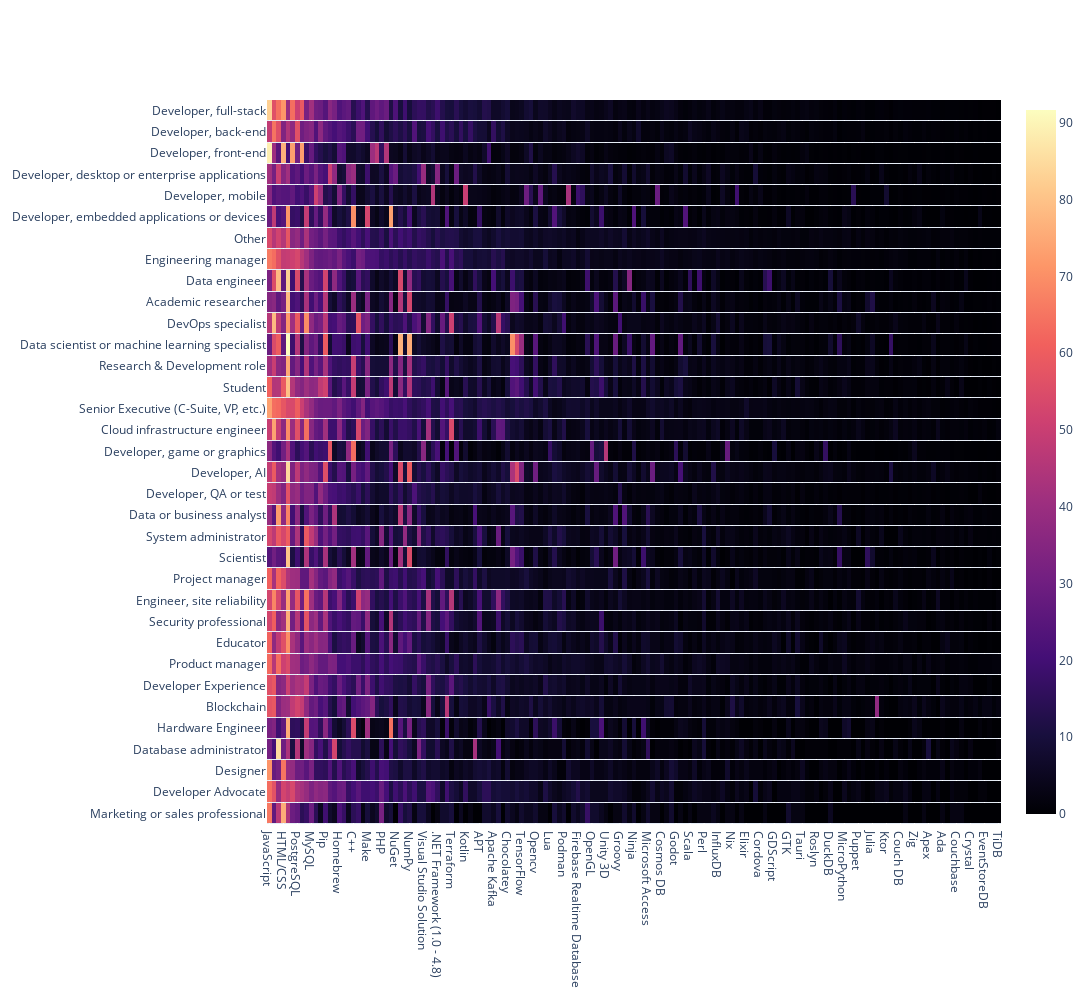

Write notebook code for a chart like this one.
### Code cell
fig = go.Figure(data=go.Heatmap(z=skills, x=skills.columns,y=skills.index, colorscale='magma', ygap=1))
fig.update_layout(width=2500, height=1000)
fig.show()
fig.write_html(os.path.join(FIG_DIR, 'heatmap.html'))

### Figure 1 — Plotly figure (JSON) as saved in the notebook; plotly's stock layout.template omitted (floating-point values rounded to 4 significant figures; data arrays with more than 128 entries replaced by an {"elided": "..."} marker saying what was removed)
{"data": [{"colorscale": [[0, "#000004"], [0.1111, "#180f3d"], [0.2222, "#440f76"], [0.3333, "#721f81"], [0.4444, "#9e2f7f"], [0.5556, "#cd4071"], [0.6667, "#f1605d"], [0.7778, "#fd9668"], [0.8889, "#feca8d"], [1, "#fcfdbf"]], "type": "heatmap", "x": {"elided": "157 str values"}, "y": ["Marketing or sales professional", "Developer Advocate", "Designer", "Database administrator", "Hardware Engineer", "Blockchain", "Developer Experience", "Product manager", "Educator", "Security professional", "Engineer, site reliability", "Project manager", "Scientist", "System administrator", "Data or business analyst", "Developer, QA or test", "Developer, AI", "Developer, game or graphics", "Cloud infrastructure engineer", "Senior Executive (C-Suite, VP, etc.)", "Student", "Research & Development role", "Data scientist or machine learning specialist", "DevOps specialist", "Academic researcher", "Data engineer", "Engineering manager", "Other", "Developer, embedded applications or devices", "Developer, mobile", "Developer, desktop or enterprise applications", "Developer, front-end", "Developer, back-end", "Developer, full-stack"], "ygap": 1, "z": {"elided": "34x157 float values"}}], "layout": {"height": 1000, "width": 2500}}
